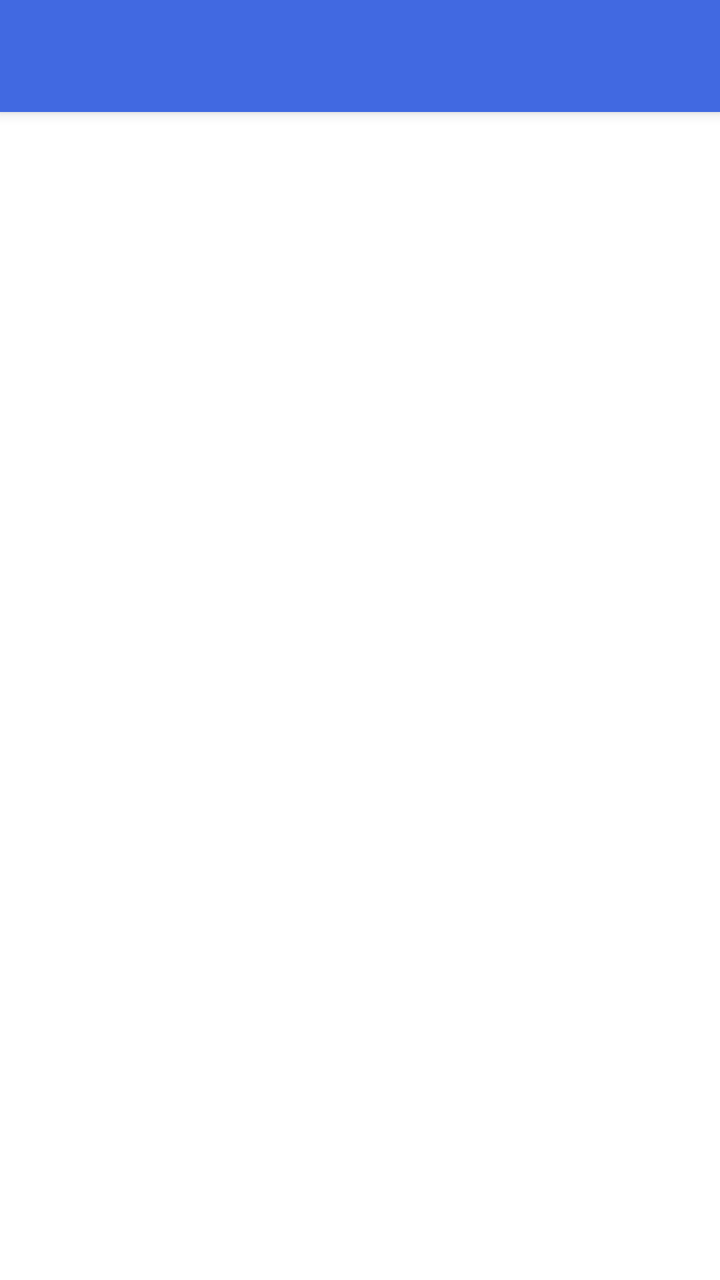
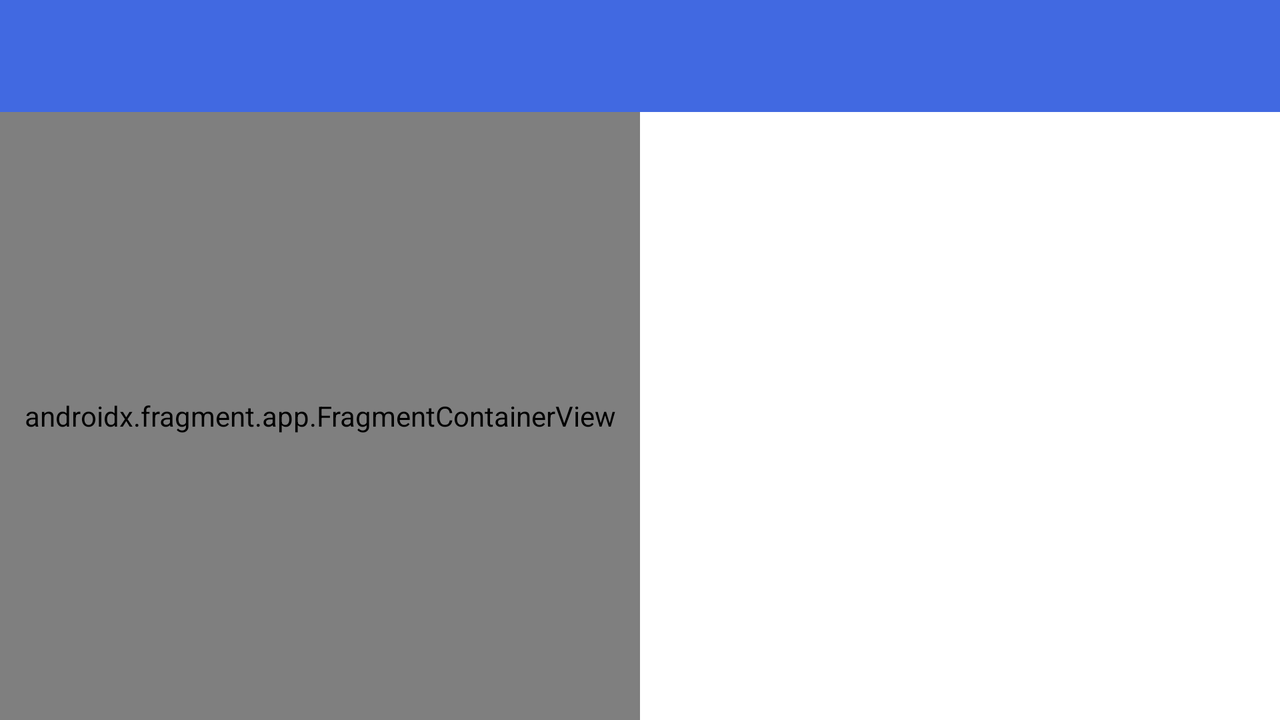

An Android layout and its configuration variant, each rendered on a device that would load it. The default file and the variant file are quoted in full after the pictures.
<!-- AndroidManifest.xml: application theme Theme.MyNotes -->
<!-- res/layout/app_bar_main.xml -->
<?xml version="1.0" encoding="utf-8"?>
<androidx.coordinatorlayout.widget.CoordinatorLayout xmlns:android="http://schemas.android.com/apk/res/android"
    xmlns:app="http://schemas.android.com/apk/res-auto"
    xmlns:tools="http://schemas.android.com/tools"
    android:id="@+id/app_bar_main_vertical"
    android:layout_width="match_parent"
    android:layout_height="match_parent"
    tools:context=".ui.MainActivity">

    <com.google.android.material.appbar.AppBarLayout
        android:id="@+id/app_bar_vertical"
        android:layout_width="match_parent"
        android:layout_height="wrap_content"
        android:theme="@style/AppTheme.AppBarOverlay">

        <androidx.appcompat.widget.Toolbar
            android:id="@+id/toolbar"
            android:layout_width="match_parent"
            android:layout_height="?attr/actionBarSize"
            android:background="?attr/colorPrimary"
            app:popupTheme="@style/AppTheme.PopupOverlay">

        </androidx.appcompat.widget.Toolbar>

    </com.google.android.material.appbar.AppBarLayout>

    <androidx.fragment.app.FragmentContainerView
        android:id="@+id/fragment_main_list"
        android:layout_width="match_parent"
        android:layout_height="match_parent"
        app:layout_behavior="@string/appbar_scrolling_view_behavior" />

</androidx.coordinatorlayout.widget.CoordinatorLayout>
<!-- resources referenced by this layout -->
<resources>
  <style name="AppTheme.AppBarOverlay" parent="ThemeOverlay.AppCompat.Dark.ActionBar" />
  <style name="AppTheme.PopupOverlay" parent="ThemeOverlay.AppCompat.Light" />
  <style name="Theme.MyNotes" parent="Theme.MaterialComponents.DayNight.NoActionBar">
          
          <item name="colorPrimary">@color/royalBlue</item>
          <item name="colorPrimaryVariant">@color/royalBlue</item>
          <item name="colorOnPrimary">@color/white</item>
          
          <item name="colorSecondary">@color/royalBlue_secondary</item>
          <item name="colorSecondaryVariant">@color/royalBlue_secondary</item>
          <item name="colorOnSecondary">@color/white</item>
          
          <item name="android:statusBarColor" tools:targetApi="l">?attr/colorPrimaryVariant</item>
          
      </style>
  <color name="royalBlue">#4169e1</color>
  <color name="white">#FFFFFFFF</color>
  <color name="royalBlue_secondary">#1E90FF</color>
</resources>
<!-- res/layout-land/app_bar_main.xml (the repository's variant of the layout above) -->
<!-- drawn on the phone turned sideways -->
<?xml version="1.0" encoding="utf-8"?>
<androidx.constraintlayout.widget.ConstraintLayout xmlns:android="http://schemas.android.com/apk/res/android"
    xmlns:app="http://schemas.android.com/apk/res-auto"
    xmlns:tools="http://schemas.android.com/tools"
    android:layout_width="match_parent"
    android:layout_height="match_parent"
    tools:context=".ui.MainActivity">

    <com.google.android.material.appbar.AppBarLayout
        android:id="@+id/action_bar_land"
        android:layout_width="match_parent"
        android:layout_height="wrap_content"
        android:theme="@style/AppTheme.AppBarOverlay"
        app:layout_constraintBottom_toTopOf="@id/main_fragment_landscape"
        app:layout_constraintEnd_toEndOf="parent"
        app:layout_constraintStart_toStartOf="parent"
        app:layout_constraintTop_toTopOf="parent">

        <androidx.appcompat.widget.Toolbar
            android:id="@+id/toolbar"
            android:layout_width="match_parent"
            android:layout_height="?attr/actionBarSize"
            android:background="?attr/colorPrimary"
            app:popupTheme="@style/AppTheme.PopupOverlay">

        </androidx.appcompat.widget.Toolbar>

    </com.google.android.material.appbar.AppBarLayout>

    <androidx.fragment.app.FragmentContainerView
        android:id="@+id/main_fragment_landscape"
        android:name="gu_android_1089.mynotes.ui.MainListFragment"
        android:layout_width="@dimen/_0dp"
        android:layout_height="@dimen/_0dp"
        app:layout_constraintBottom_toBottomOf="parent"
        app:layout_constraintEnd_toStartOf="@id/note_layout_fragment"
        app:layout_constraintStart_toStartOf="parent"
        app:layout_constraintTop_toBottomOf="@id/action_bar_land" />

    <androidx.fragment.app.FragmentContainerView
        android:id="@+id/note_layout_fragment"
        android:layout_width="@dimen/_0dp"
        android:layout_height="@dimen/_0dp"
        app:layout_constraintBottom_toBottomOf="parent"
        app:layout_constraintEnd_toEndOf="parent"
        app:layout_constraintStart_toEndOf="@id/main_fragment_landscape"
        app:layout_constraintTop_toBottomOf="@id/action_bar_land" />

</androidx.constraintlayout.widget.ConstraintLayout>
<!-- resources referenced by the variant -->
<!-- as the phone turned sideways resolves them -->
<resources>
  <dimen name="_0dp">0dp</dimen>
  <style name="AppTheme.AppBarOverlay" parent="ThemeOverlay.AppCompat.Dark.ActionBar" />
  <style name="AppTheme.PopupOverlay" parent="ThemeOverlay.AppCompat.Light" />
  <style name="Theme.MyNotes" parent="Theme.MaterialComponents.DayNight.NoActionBar">
          
          <item name="colorPrimary">@color/royalBlue</item>
          <item name="colorPrimaryVariant">@color/royalBlue</item>
          <item name="colorOnPrimary">@color/white</item>
          
          <item name="colorSecondary">@color/royalBlue_secondary</item>
          <item name="colorSecondaryVariant">@color/royalBlue_secondary</item>
          <item name="colorOnSecondary">@color/white</item>
          
          <item name="android:statusBarColor" tools:targetApi="l">?attr/colorPrimaryVariant</item>
          
      </style>
  <color name="royalBlue">#4169e1</color>
  <color name="white">#FFFFFFFF</color>
  <color name="royalBlue_secondary">#1E90FF</color>
</resources>
